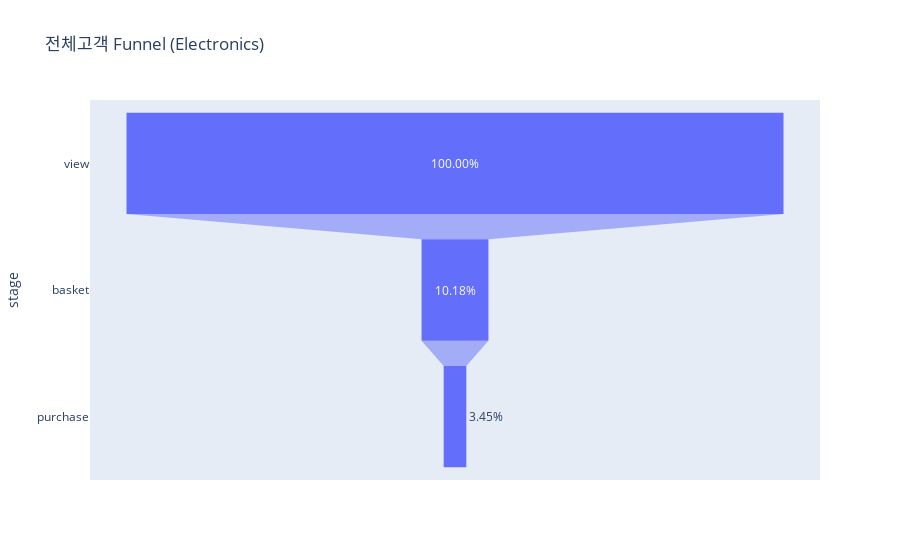

The cell this chart's notebook holds for it:
### Code cell
data = dict(
    number=[49300,5018,1699],
    stage=['view','basket','purchase'],
    rate=[1,0.10178498985801217,0.034462474645030425]
)
fig = px.funnel(data, x='rate', y='stage', title='전체고객 Funnel (Electronics)')
fig.update_traces(texttemplate="%{value:,.2%}")
fig.show()

### Figure 1 — Plotly figure (JSON) as saved in the notebook; plotly's stock layout.template omitted (floating-point values rounded to 4 significant figures)
{"data": [{"hovertemplate": "rate=%{x}<br>stage=%{y}<extra></extra>", "legendgroup": "", "marker": {"color": "#636efa"}, "name": "", "orientation": "h", "showlegend": false, "texttemplate": "%{value:,.2%}", "type": "funnel", "x": [1, 0.1018, 0.03446], "xaxis": "x", "y": ["view", "basket", "purchase"], "yaxis": "y"}], "layout": {"legend": {"tracegroupgap": 0}, "title": {"text": "전체고객 Funnel (Electronics)"}, "xaxis": {"anchor": "y", "domain": [0, 1], "title": {"text": "rate"}}, "yaxis": {"anchor": "x", "domain": [0, 1], "title": {"text": "stage"}}}}
